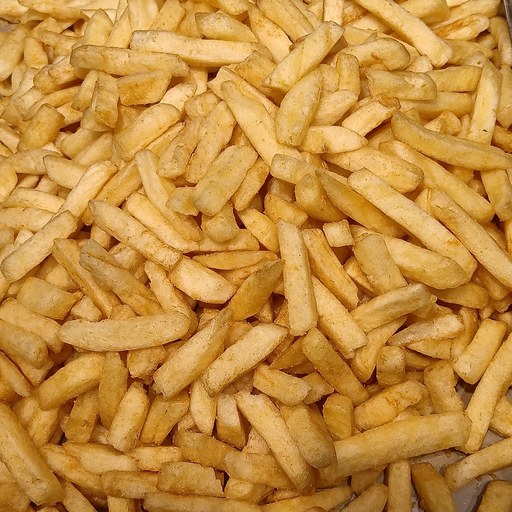
#> input picture ArtSource/_ref/img/fries.jpg, 512 x 512 px; its folder holds only this picture in this run
$ python -i tex2d.py   (imports and definitions only)
#> lines starting #> are read from the running program, lines starting #| are printed output that depends on the picture
#> further down, picture is the input picture: PIL image 512x512 RGB; mean R, G, B 195.7, 141, 64.9
"""건물 그룹 2D 텍스처 (Pillow). Blender 스크립트(bld.py)가 venv 파이썬으로 실행한다.

사용: python -I tex2d.py job.json
job = [{"out": 경로(.jpg/.png), "size": [w, h], "mode": "RGB"|"RGBA", "seed": n,
        "items": [{"rect": [x, y, w, h], "kind": ..., ...}]}]
rect 는 Pillow 좌표(왼쪽 위 원점, 픽셀).
"""
import json, math, os, random, sys
import numpy as np
from PIL import Image, ImageDraw, ImageFilter, ImageFont

HOME = os.path.expanduser("~")
FONT = {
    "black": f"{HOME}/Library/Fonts/Pretendard-Black.otf",
    "xbold": f"{HOME}/Library/Fonts/Pretendard-ExtraBold.otf",
    "bold": f"{HOME}/Library/Fonts/Pretendard-Bold.otf",
    "semi": f"{HOME}/Library/Fonts/Pretendard-SemiBold.otf",
    "med": f"{HOME}/Library/Fonts/Pretendard-Medium.otf",
    "nseb": f"{HOME}/Library/Fonts/NanumSquareEB.ttf",
    "nsb": f"{HOME}/Library/Fonts/NanumSquareB.ttf",
    "brush": f"{HOME}/Library/Fonts/Cafe24Dangdanghae-v2.0.ttf",
    "myungjo": "/System/Library/Fonts/Supplemental/AppleMyungjo.ttf",
}
R = random.Random(1)


def rgb(c, a=255):
    c = c.lstrip("#")
    return (int(c[0:2], 16), int(c[2:4], 16), int(c[4:6], 16), a)


def mix(c1, c2, t):
    return tuple(int(c1[i] * (1 - t) + c2[i] * t) for i in range(len(c1)))


# ---------------------------------------------------------------- 글자

# [33 lines left out: functions text_img, put_text, not called in this run]


# ---------------------------------------------------------------- 노화 (먼지, 빗물 자국, 탈색)

def age(im, amt=0.25, fade=0.0, streaks=True, seed=0):
#> called with amt = 0.25, fade = 0, streaks = True, seed = 0
    rnd = np.random.default_rng(seed)
    a = np.asarray(im.convert("RGBA")).astype(np.float32) / 255
    h, w = a.shape[:2]
#> h = 512; w = 512
    rgbv = a[..., :3]
    if fade:
        lum = rgbv.mean(axis=2, keepdims=True)
        rgbv = rgbv * (1 - fade) + (lum * 0.85 + 0.12) * fade
    yy = np.linspace(0, 1, h)[:, None, None]
#> yy = 512 values from 0 to 1
    dust = amt * (0.35 * np.clip(1 - yy * 4, 0, 1) + 0.6 * np.clip((yy - 0.75) * 4, 0, 1))
    dirt = np.array([0.24, 0.21, 0.17])
    rgbv = rgbv * (1 - dust) + dirt * dust
    if streaks:
        m = np.zeros((h, w), np.float32)
        for _ in range(int(w / 18) + 4):
            x0 = int(rnd.uniform(0, w))
            ww = int(rnd.uniform(1, max(2, w * 0.012)))
            ln = int(rnd.uniform(0.2, 0.9) * h)
            y0 = int(rnd.uniform(0, 0.3) * h)
            g = np.linspace(1, 0, ln) ** 1.5 * rnd.uniform(0.3, 1)
            m[y0:y0 + ln, x0:x0 + ww] = np.maximum(m[y0:y0 + ln, x0:x0 + ww], g[:min(ln, h - y0), None])
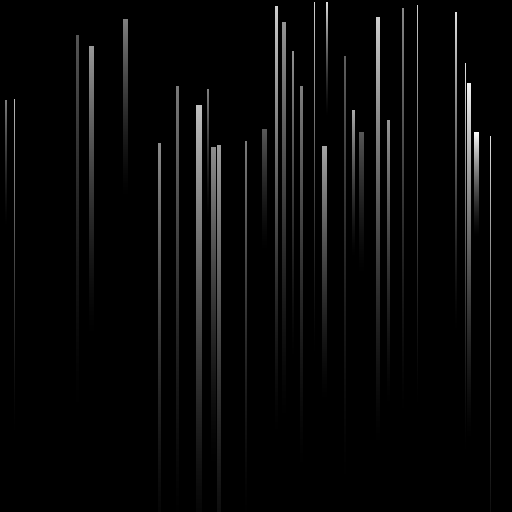
#> m: shape (512, 512) float32; min 0, max 0.987, mean 0.0296
        m = np.asarray(Image.fromarray((m * 255).astype(np.uint8)).filter(ImageFilter.GaussianBlur(1.5))) / 255
        rgbv = rgbv * (1 - m[..., None] * amt * 0.8) + dirt * m[..., None] * amt * 0.8
    sp = rnd.random((h, w)) < 0.002 * amt * 4
    rgbv[sp] = rgbv[sp] * 0.6 + 0.12
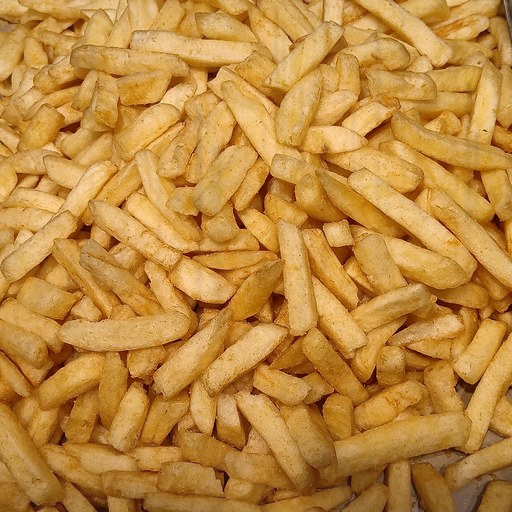
#> rgbv: shape (512, 512, 3) float64; mean R, G, B 0.75, 0.541, 0.252
    noise = rnd.normal(0, 0.012, (h, w, 1))
    rgbv = np.clip(rgbv + noise, 0, 1)
    a[..., :3] = rgbv
    return Image.fromarray((a * 255).astype(np.uint8), "RGBA")


# [384 lines left out: functions screws, k_sign, k_plate_addr, k_plate, k_vsign, k_listing and 7 more, not called in this run]


def k_fill(c, it):
    c.paste(rgb(it["color"])[:3] if c.mode == "RGB" else rgb(it["color"]), (0, 0, c.size[0], c.size[1]))
    return c


# [238 lines left out: functions k_stripes, k_apt, k_grime, k_awning, k_mailbox, k_keypad and 3 more, not called in this run]


KINDS = {k[2:]: v for k, v in globals().items() if k.startswith("k_")}


# [17 lines left out: function run, not called in this run]


# [3 lines not run here, left out]

>>> from PIL import Image
>>> picture = Image.open('../../../_ref/img/fries.jpg')
>>> result = age(picture)

$ run again, on ArtSource/_ref/img/burger_bulgogi.png
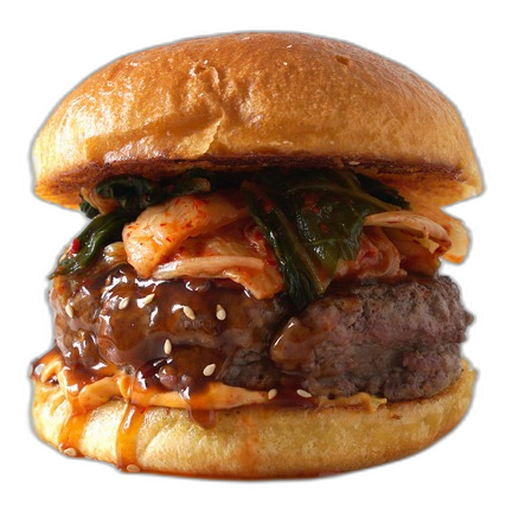
#> input picture ArtSource/_ref/img/burger_bulgogi.png, 512 x 512 px
#> picture is the input picture: PIL image 512x512 RGBA; mean R, G, B, A 95.3, 60.6, 34.3, 168.1
#> in age, `rgbv = a[..., :3]`:
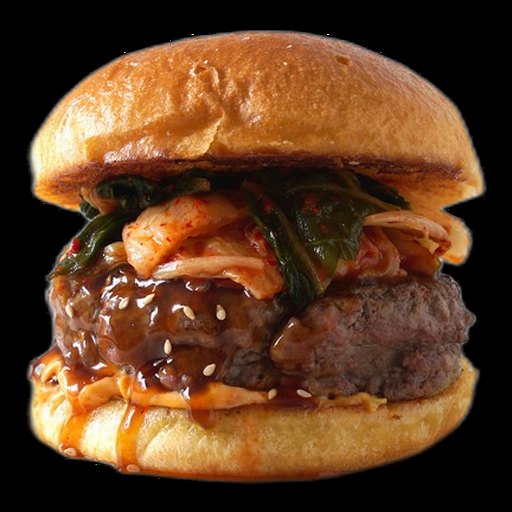
#> rgbv: shape (512, 512, 3) float32; mean R, G, B 0.373, 0.238, 0.134
